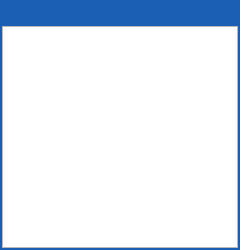
<?xml version="1.0" encoding="UTF-8"?>
<ui version="4.0">
 <class>Playlist</class>
 <widget class="QWidget" name="Playlist">
  <property name="windowModality">
   <enum>Qt::WindowModal</enum>
  </property>
  <property name="geometry">
   <rect>
    <x>0</x>
    <y>0</y>
    <width>240</width>
    <height>250</height>
   </rect>
  </property>
  <property name="minimumSize">
   <size>
    <width>240</width>
    <height>130</height>
   </size>
  </property>
  <property name="maximumSize">
   <size>
    <width>260</width>
    <height>480</height>
   </size>
  </property>
  <property name="windowTitle">
   <string>Playlist</string>
  </property>
  <property name="styleSheet">
   <string notr="true">#Playlist{
	background-color: rgb(26, 95, 180);
}</string>
  </property>
  <layout class="QGridLayout" name="gridLayout">
   <property name="leftMargin">
    <number>0</number>
   </property>
   <property name="topMargin">
    <number>0</number>
   </property>
   <property name="rightMargin">
    <number>0</number>
   </property>
   <property name="bottomMargin">
    <number>0</number>
   </property>
   <item row="0" column="0">
    <widget class="QFrame" name="verticalFrame">
     <layout class="QVBoxLayout" name="verticalLayout">
      <property name="spacing">
       <number>0</number>
      </property>
      <property name="leftMargin">
       <number>2</number>
      </property>
      <property name="topMargin">
       <number>2</number>
      </property>
      <property name="rightMargin">
       <number>2</number>
      </property>
      <property name="bottomMargin">
       <number>2</number>
      </property>
      <item>
       <widget class="QFrame" name="handleFrame">
        <property name="styleSheet">
         <string notr="true">#closeButton{
	padding:0px;
}</string>
        </property>
        <layout class="QHBoxLayout" name="horizontalLayout">
         <property name="spacing">
          <number>0</number>
         </property>
         <property name="leftMargin">
          <number>0</number>
         </property>
         <property name="topMargin">
          <number>0</number>
         </property>
         <property name="rightMargin">
          <number>0</number>
         </property>
         <property name="bottomMargin">
          <number>4</number>
         </property>
         <item>
          <spacer name="horizontalSpacer">
           <property name="orientation">
            <enum>Qt::Horizontal</enum>
           </property>
           <property name="sizeHint" stdset="0">
            <size>
             <width>40</width>
             <height>20</height>
            </size>
           </property>
          </spacer>
         </item>
         <item>
          <widget class="QPushButton" name="closeButton">
           <property name="sizePolicy">
            <sizepolicy hsizetype="Fixed" vsizetype="Fixed">
             <horstretch>0</horstretch>
             <verstretch>0</verstretch>
            </sizepolicy>
           </property>
           <property name="text">
            <string/>
           </property>
           <property name="icon">
            <iconset resource="resource.qrc">
             <normaloff>:/images/icons/close.png</normaloff>:/images/icons/close.png</iconset>
           </property>
           <property name="iconSize">
            <size>
             <width>18</width>
             <height>18</height>
            </size>
           </property>
           <property name="flat">
            <bool>true</bool>
           </property>
          </widget>
         </item>
        </layout>
       </widget>
      </item>
      <item>
       <widget class="QListView" name="listView">
        <property name="minimumSize">
         <size>
          <width>0</width>
          <height>0</height>
         </size>
        </property>
        <property name="maximumSize">
         <size>
          <width>16777215</width>
          <height>16777215</height>
         </size>
        </property>
        <property name="dragEnabled">
         <bool>true</bool>
        </property>
        <property name="movement">
         <enum>QListView::Static</enum>
        </property>
        <property name="isWrapping" stdset="0">
         <bool>false</bool>
        </property>
        <property name="resizeMode">
         <enum>QListView::Fixed</enum>
        </property>
        <property name="uniformItemSizes">
         <bool>true</bool>
        </property>
        <property name="wordWrap">
         <bool>true</bool>
        </property>
       </widget>
      </item>
     </layout>
    </widget>
   </item>
  </layout>
 </widget>
 <resources>
  <include location="resource.qrc"/>
 </resources>
 <connections/>
</ui>
